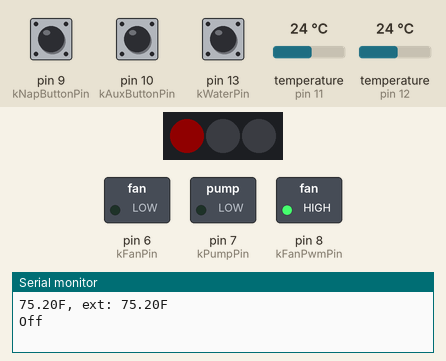
A sketch run on a simulated Arduino Uno, built with avr-gcc and run on an emulated ATmega328P. Parts: 3 RGB LEDs in strip order, left to right, switched loads named in the sketch (green lamp = pin HIGH), the last lines printed to the serial monitor. The inputs (shaded band) are chosen by the test bench; at power-on: pin 10 (kAuxButtonPin) HIGH, pin 13 (kWaterPin) HIGH, temperature (sensors on pin 12, pin 11) 24 °C, pin 9 (kNapButtonPin) HIGH. Dim RGB values are drawn brighter than linear.

Above: at 2.3 s.
2.4 s: pin 10 (kAuxButtonPin) pulled LOW for 0.15 s
4.0 s: pin 13 (kWaterPin) pulled LOW for 3.2 s
At 4.5 s:
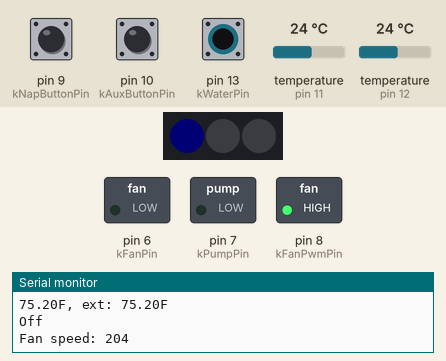
16.1 s: temperature (sensor on pin 12) set to 21.7 °C
22.3 s: temperature (sensor on pin 12) set to 20.6 °C
At 27.9 s:
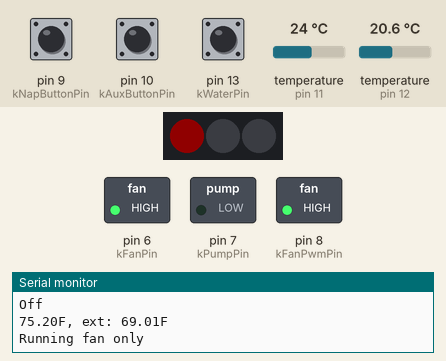
35.7 s: pin 13 (kWaterPin) pulled LOW for 0.15 s
At 35.77 s:
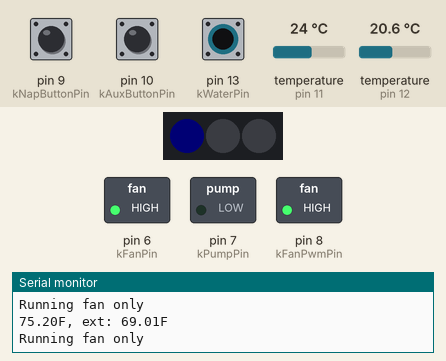
37.3 s: pin 10 (kAuxButtonPin) pulled LOW for 1 s
Timing chart, 0 to 40.3 s (numbered marks = the images above; inputs shaded):
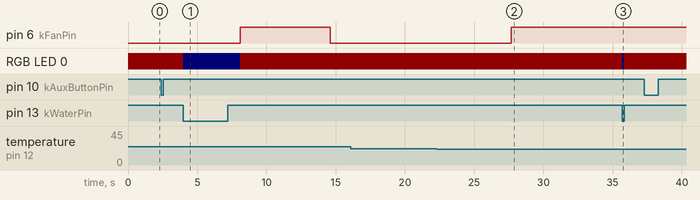

Measured:
- the behaviour switches between 21.2 and 21.1 °C on temperature (sensor on pin 12) (found by bisection; images 1 and 2)
- after the input at 4.0 s, pin 6 (kFanPin): LOW → HIGH after 4.1 s, → LOW 6.5 s later; RGB LED 0: RGB(16, 0, 0) → RGB(0, 0, 1) at once, → RGB(16, 0, 0) 4.1 s later
- after the input at 22.3 s, pin 6 (kFanPin): LOW → HIGH after 5.4 s
- after the input at 35.7 s, RGB LED 0: RGB(16, 0, 0) → RGB(0, 0, 1) at once, → RGB(16, 0, 0) 0.15 s later

The sketch:

hvac_v2_test.ino
```cpp
#include <FastLED.h>

// https://github.com/PaulStoffregen/OneWire
#include <OneWire.h>
// https://github.com/milesburton/Arduino-Temperature-Control-Library
#include <DallasTemperature.h>
// https://github.com/thomasfredericks/Bounce2
#include <Bounce2.h>

const int kNumLeds = 3;

const int kNapButtonPin = 9;
const int kAuxButtonPin = 10;
const int kSpeedPin = A2;
const int kIntTempPin = 11;
const int kExtTempPin = 12;
const int kWaterPin = 13;
const int kFanPin = 6;
const int kPumpPin = 7;
const int kFanPwmPin = 8;

CRGB leds[kNumLeds];

// Temp sensors
OneWire intOneWire(kIntTempPin);
DallasTemperature intTemp(&intOneWire);
OneWire extOneWire(kExtTempPin);
DallasTemperature extTemp(&extOneWire);

// Buttons
Bounce napButton;
Bounce auxButton;

// Fan speeds (in percent)
const int speeds[] = {100, 80, 60};
const int kNumSpeeds = 3;
int currentSpeedIndex = 0;

void setup() {
  // put your setup code here, to run once:
  pinMode(2, OUTPUT);
  FastLED.addLeds<SK6812, 2, GRB>(leds, kNumLeds);
  FastLED.setBrightness(16);
  FastLED.showColor(CRGB(0, 0, 0));

  Serial.begin(112500);
  pinMode(kSpeedPin, INPUT);
  pinMode(kIntTempPin, INPUT_PULLUP);
  pinMode(kExtTempPin, INPUT_PULLUP);
  pinMode(kWaterPin, INPUT_PULLUP);
  pinMode(kFanPin, OUTPUT);
  pinMode(kPumpPin, OUTPUT);
  pinMode(kFanPwmPin, OUTPUT);

  intTemp.begin();
  extTemp.begin();
  napButton.attach(kNapButtonPin, INPUT_PULLUP);
  auxButton.attach(kAuxButtonPin, INPUT_PULLUP);

  // Set initial fan speed to full
  analogWrite(kFanPwmPin, 255);
}


// millis to run the temp read/swamp control loop at
unsigned long tempLoopRunAt = 0;
// TODO
//const unsigned long kRunTempLoopEvery = 30 * 1000;
const unsigned long kRunTempLoopEvery = 5 * 1000;
// When it's hotter than this outside, always run the swamp cooler (even if it's cooler outside than inside).
const float kSwampCoolerTempThresh = 70;

void loop() {
  // Make sure that we can talk to the temp sensors
  int intDeviceCount = intTemp.getDeviceCount();
  int extDeviceCount = extTemp.getDeviceCount();
  if (!intDeviceCount || !extDeviceCount) {
    Serial.println("Temp sensor missing");
    // Flash purple
    uint8_t brightness = (millis() / 500) % 2 ? 255 : 0;
    leds[0] = CRGB(brightness, 0, brightness);
    FastLED.show();

    // This is important for logging
    delay(100);

    return;
  }

  // Fan speed control
  if (auxButton.update() && auxButton.fell()) {
    leds[0] = CRGB(0, 0, 255);
    FastLED.show();
    currentSpeedIndex = (currentSpeedIndex + 1) % kNumSpeeds;
    int speed = speeds[currentSpeedIndex] * 255 / 100;
    analogWrite(kFanPwmPin, speed);
    Serial.print("Fan speed: ");
    Serial.println(speed);
    delay(5);
  }

  // Don't do this check inside the temp loop, because we want to kill the pump as soon as there's no water.
  const bool waterPresent = !digitalRead(kWaterPin);
  if (!waterPresent) {
    // Red warning light
    leds[0] = CRGB(255, 0, 0);
    FastLED.show();

    digitalWrite(kPumpPin, LOW);
  } else {
    leds[0] = CRGB(0, 0, 16);
    FastLED.show();
  }

  if (tempLoopRunAt < millis()) {
    // Temp loop
    intTemp.requestTemperatures();
    extTemp.requestTemperatures();
    const float intF = intTemp.getTempFByIndex(0);
    const float extF = extTemp.getTempFByIndex(0);

    Serial.print(intF);
    Serial.print("F, ext: ");
    Serial.print(extF);
    Serial.println("F");

    if (intF > extF && extF < kSwampCoolerTempThresh) {
      // Inside is hotter and it's cold outside, so just run the fan. We can still do this even if there's no water.
      Serial.println("Running fan only");
      digitalWrite(kFanPin, HIGH);
      digitalWrite(kPumpPin, LOW);
    } else if (!waterPresent) {
      // No water and it's hot, so just turn off.
      Serial.println("Off");
      digitalWrite(kFanPin, LOW);
      digitalWrite(kPumpPin, LOW);
    } else {
      // It's hot, so run the swamp cooler
      Serial.println("Running swamp");
      digitalWrite(kFanPin, HIGH);
      digitalWrite(kPumpPin, HIGH);
    }

    tempLoopRunAt = millis() + kRunTempLoopEvery;
  }

  delay(1);


  /*intTemp.requestTemperatures();
  Serial.println(intTemp.getTempFByIndex(0));*/

  /*analogWrite(kFanPwmPin, 10);*/

  /*if (napButton.update() && napButton.read()) {
    on = !on;
    if (on) {
      analogWrite(kFanPwmPin, 255);
    } else {
      analogWrite(kFanPwmPin, 127);
    }
    //digitalWrite(kFanPin, on);
    //digitalWrite(kPumpPin, on);
    Serial.println(on);
  }*/
  /*FastLED.showColor(CRGB(0, 0, 255));
  delay(100);
  Serial.println(millis());*/

  //Serial.println(millis());
  //delay(500);
  //Serial.println(digitalRead(kNapButtonPin));
  //Serial.println(analogRead(kSpeedPin));

  /*Serial.print("Found ");
  Serial.print(intTemp.getDeviceCount(), DEC);
  Serial.println(" devices.");

  Serial.print("Parasite power is: ");
  if (intTemp.isParasitePowerMode()) Serial.println("ON");
  else Serial.println("OFF");

  if (!intTemp.getAddress(insideThermometer, 0)) Serial.println("Unable to find address for Device 0");
    Serial.print("Device 0 Address: ");
  printAddress(insideThermometer);
  Serial.println();


  intTemp.requestTemperatures();
  Serial.println(intTemp.getTempFByIndex(0));

  delay(1000);*/
}
/*void printAddress(DeviceAddress deviceAddress)
{
  for (uint8_t i = 0; i < 8; i++)
  {
    if (deviceAddress[i] < 16) Serial.print("0");
    Serial.print(deviceAddress[i], HEX);
  }
}*/
```
